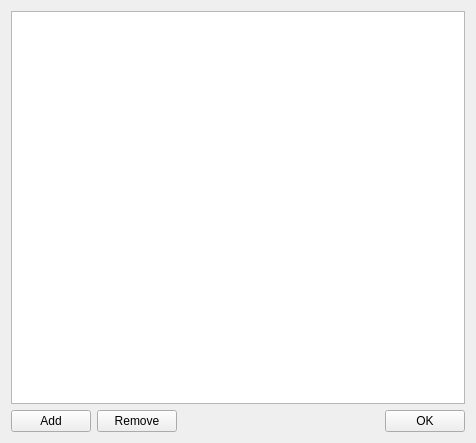
<?xml version="1.0" encoding="UTF-8"?>
<ui version="4.0">
 <class>QStringListPropertyEditor</class>
 <widget class="QWidget" name="QStringListPropertyEditor">
  <property name="geometry">
   <rect>
    <x>0</x>
    <y>0</y>
    <width>476</width>
    <height>443</height>
   </rect>
  </property>
  <property name="windowTitle">
   <string>QStringListPropertyEditor</string>
  </property>
  <layout class="QVBoxLayout" name="verticalLayout">
   <item>
    <widget class="QListView" name="listView"/>
   </item>
   <item>
    <layout class="QHBoxLayout" name="horizontalLayout">
     <item>
      <widget class="QPushButton" name="pushButtonAdd">
       <property name="text">
        <string>Add</string>
       </property>
      </widget>
     </item>
     <item>
      <widget class="QPushButton" name="pushButtonRemove">
       <property name="text">
        <string>Remove</string>
       </property>
      </widget>
     </item>
     <item>
      <spacer name="horizontalSpacer">
       <property name="orientation">
        <enum>Qt::Horizontal</enum>
       </property>
       <property name="sizeHint" stdset="0">
        <size>
         <width>768</width>
         <height>20</height>
        </size>
       </property>
      </spacer>
     </item>
     <item>
      <widget class="QPushButton" name="pushButtonOk">
       <property name="text">
        <string>OK</string>
       </property>
      </widget>
     </item>
    </layout>
   </item>
  </layout>
 </widget>
 <layoutdefault spacing="6" margin="11"/>
 <resources/>
 <connections/>
</ui>
